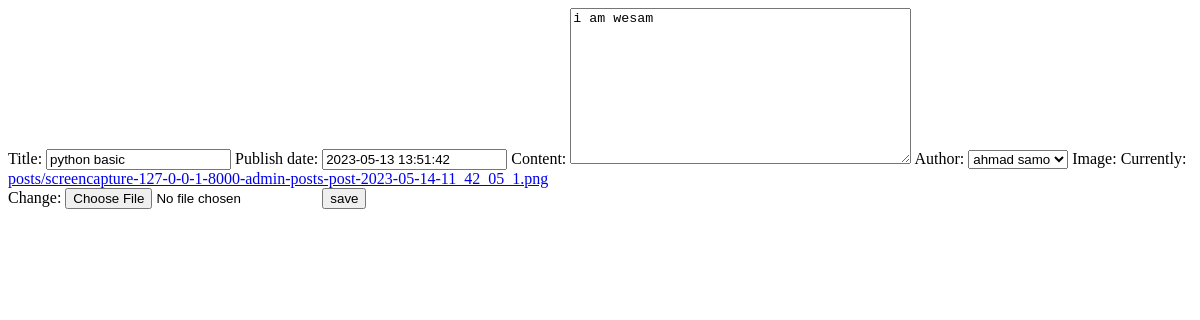
Page /blog/1/edit on the earlier database version.
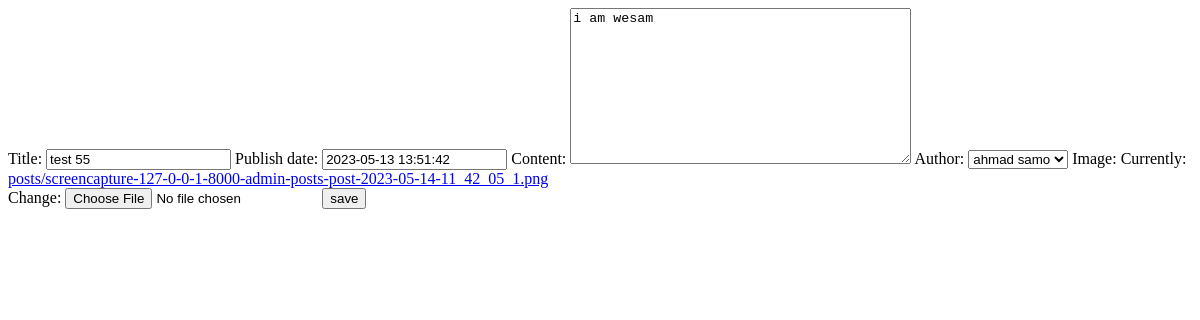
Same page on the later database version.
### posts/models.py (models this page shows, shortened)
class post(models.Model):
    title = models.CharField(max_length=100)
    publish_date = models.DateTimeField()
    content = models.TextField(max_length=15000)
    author = models.ForeignKey(author,related_name='post_author', on_delete=models.CASCADE)
    image = models.ImageField(upload_to='posts')
    tags = TaggableManager()

### posts/views.py (the view)
# urls.py: path('blog/<int:post_id>/edit' , edit_post),
def edit_post(request,post_id):
    date = post.objects.get(id=post_id)
    if request.method == 'POST':
        form = postForm(request.POST,request.FILES,instance=date)
        if form.is_valid():
            form.save()
    else:
        form = postForm(instance=date)
    return render(request,'posts/edit.html',{'form':form})

### posts/forms.py
class postForm(forms.ModelForm):
    class Meta:
        model = post
        fields = '__all__'

### posts/models.py (called while the page is built)
    def __str__(self):
        return self.name

### posts/templates/posts/edit.html (shortened to what this page needs)
<form method="post" endtype="multipart/form-date">
    {{form}}
    <input type="submit" value="save">
</form>

Differences in the rows shown:
changed post "i am wesam": title "python basic" → "test 55"
